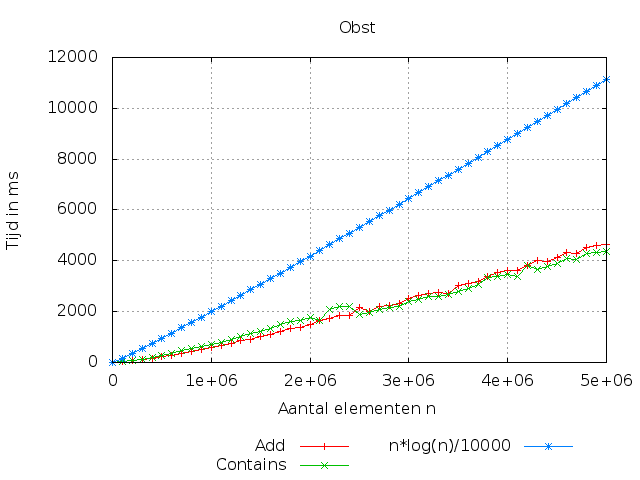

gnuplot code for this plot:
#!/usr/bin/gnuplot
reset
set terminal png
set datafile separator ","
set title "Obst"
set xlabel "Aantal elementen n"
set ylabel "Tijd in ms"
set autoscale
set key below
set grid

plot "obst2.csv" using 1:2 title "Add" w lp, \
     "obst2.csv" using 1:3 title "Contains" w lp, \
     "obst2.csv" using 1:4 title "n*log(n)/10000" w lp
